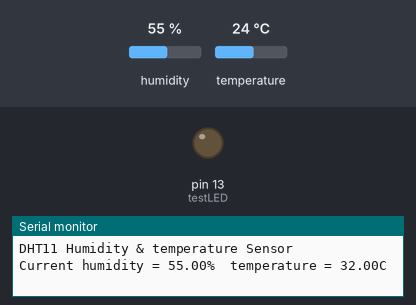
Bench run of a sketch on a simulated Arduino Uno, built with avr-gcc and run on an emulated ATmega328P. Parts: output pins drawn as LEDs (lit = HIGH), the last lines printed to the serial monitor. The inputs (shaded band) are chosen by the test bench; at power-on: temperature 24 °C, humidity 55 %.

Above: at 2.7 s.
2.8 s: temperature set to 31 °C
8.8 s: temperature set to 34 °C
At 11.8 s:
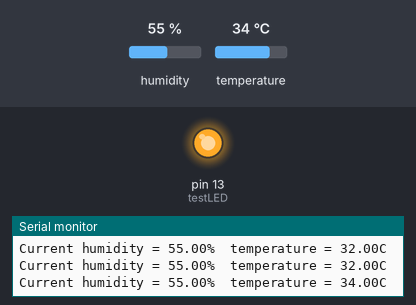
14.8 s: temperature set to 12 °C
At 17.7 s:
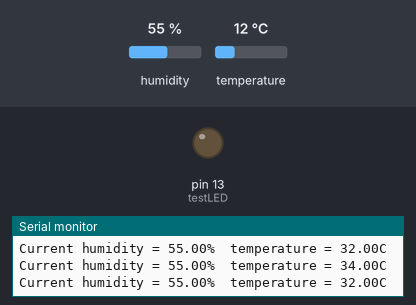
20.8 s: temperature set to 33 °C
At 22.5 s:
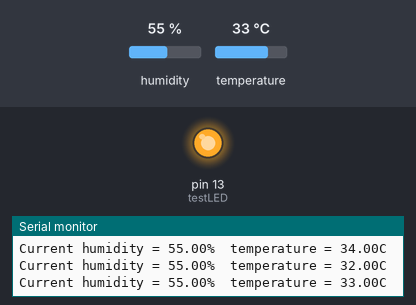
Timing chart, 0 to 24.0 s (numbered marks = the images above; inputs shaded):
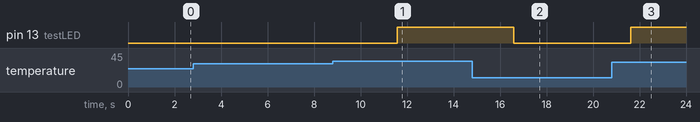

Measured:
- the behaviour switches between 32 and 33 °C on temperature (found by bisection; images 0 and 1)
- after the input at 8.8 s, pin 13 (testLED): LOW → HIGH after 2.8 s
- after the input at 14.8 s, pin 13 (testLED): HIGH → LOW after 1.8 s
- after the input at 20.8 s, pin 13 (testLED): LOW → HIGH after 0.82 s

The sketch:

fan_analog.ino
```cpp
#include "dht.h"
#define dht_apin A0 // Analog Pin sensor is connected to

dht DHT;

int testLED = 13;

void setup() {

  Serial.begin(9600);
  delay(500);//Delay to let system boot

  pinMode(testLED, OUTPUT);

  Serial.println("DHT11 Humidity & temperature Sensor\n\n");
  delay(1000);//Wait before accessing Sensor

  digitalWrite(testLED, LOW);
}

void loop() {
  //Start of Program

  DHT.read11(dht_apin);

  float temperature = DHT.temperature;
  if (temperature > 32.00) {
    digitalWrite(testLED, HIGH);

  }
  else if (temperature = 32.00) {
    digitalWrite(testLED, LOW);
    }
  else if (temperature < 32.00) {
    digitalWrite(testLED, LOW);

  }
  Serial.print("Current humidity = ");
  Serial.print(DHT.humidity);
  Serial.print("%  ");
  Serial.print("temperature = ");
  Serial.print(temperature);
  Serial.println("C  ");

  delay(5000);//Wait 5 seconds before accessing sensor again.


}// end loop()
```
